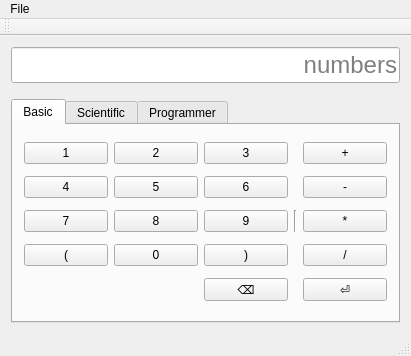
<?xml version="1.0" encoding="UTF-8"?>
<ui version="4.0">
 <class>calc</class>
 <widget class="QMainWindow" name="calc">
  <property name="geometry">
   <rect>
    <x>0</x>
    <y>0</y>
    <width>411</width>
    <height>356</height>
   </rect>
  </property>
  <property name="windowTitle">
   <string>calc</string>
  </property>
  <widget class="QWidget" name="centralWidget">
   <layout class="QHBoxLayout" name="horizontalLayout">
    <item>
     <layout class="QVBoxLayout" name="verticalLayout">
      <item>
       <widget class="QLineEdit" name="lineEdit">
        <property name="font">
         <font>
          <pointsize>18</pointsize>
          <italic>false</italic>
         </font>
        </property>
        <property name="layoutDirection">
         <enum>Qt::LeftToRight</enum>
        </property>
        <property name="alignment">
         <set>Qt::AlignRight|Qt::AlignTrailing|Qt::AlignVCenter</set>
        </property>
        <property name="placeholderText">
         <string>numbers</string>
        </property>
        <property name="clearButtonEnabled">
         <bool>false</bool>
        </property>
       </widget>
      </item>
      <item>
       <spacer name="verticalSpacer">
        <property name="orientation">
         <enum>Qt::Vertical</enum>
        </property>
        <property name="sizeType">
         <enum>QSizePolicy::Fixed</enum>
        </property>
        <property name="sizeHint" stdset="0">
         <size>
          <width>20</width>
          <height>10</height>
         </size>
        </property>
       </spacer>
      </item>
      <item>
       <widget class="QTabWidget" name="tabWidget">
        <property name="layoutDirection">
         <enum>Qt::LeftToRight</enum>
        </property>
        <property name="tabPosition">
         <enum>QTabWidget::North</enum>
        </property>
        <property name="tabShape">
         <enum>QTabWidget::Rounded</enum>
        </property>
        <property name="currentIndex">
         <number>0</number>
        </property>
        <property name="elideMode">
         <enum>Qt::ElideNone</enum>
        </property>
        <property name="tabsClosable">
         <bool>false</bool>
        </property>
        <property name="movable">
         <bool>false</bool>
        </property>
        <property name="tabBarAutoHide">
         <bool>false</bool>
        </property>
        <widget class="QWidget" name="tab">
         <attribute name="title">
          <string>Basic</string>
         </attribute>
         <layout class="QHBoxLayout" name="horizontalLayout_2">
          <item>
           <layout class="QGridLayout" name="gridLayout">
            <item row="4" column="0">
             <widget class="QPushButton" name="pushButton_n7">
              <property name="text">
               <string>7</string>
              </property>
             </widget>
            </item>
            <item row="4" column="2">
             <widget class="QPushButton" name="pushButton_n9">
              <property name="text">
               <string>9</string>
              </property>
             </widget>
            </item>
            <item row="5" column="0">
             <widget class="QPushButton" name="pushButton_open_paren">
              <property name="text">
               <string>(</string>
              </property>
             </widget>
            </item>
            <item row="1" column="2">
             <widget class="QPushButton" name="pushButton_n3">
              <property name="text">
               <string>3</string>
              </property>
             </widget>
            </item>
            <item row="6" column="4">
             <widget class="QPushButton" name="pushButton_enter">
              <property name="text">
               <string>⏎</string>
              </property>
             </widget>
            </item>
            <item row="3" column="2">
             <widget class="QPushButton" name="pushButton_n6">
              <property name="text">
               <string>6</string>
              </property>
             </widget>
            </item>
            <item row="3" column="0">
             <widget class="QPushButton" name="pushButton_n4">
              <property name="text">
               <string>4</string>
              </property>
             </widget>
            </item>
            <item row="1" column="1">
             <widget class="QPushButton" name="pushButton_n2">
              <property name="text">
               <string>2</string>
              </property>
             </widget>
            </item>
            <item row="4" column="4">
             <widget class="QPushButton" name="pushButton_multiply">
              <property name="text">
               <string>*</string>
              </property>
             </widget>
            </item>
            <item row="3" column="4">
             <widget class="QPushButton" name="pushButton_minus">
              <property name="text">
               <string>-</string>
              </property>
             </widget>
            </item>
            <item row="3" column="1">
             <widget class="QPushButton" name="pushButton_n5">
              <property name="text">
               <string>5</string>
              </property>
             </widget>
            </item>
            <item row="5" column="2">
             <widget class="QPushButton" name="pushButton_close_paren">
              <property name="text">
               <string>)</string>
              </property>
             </widget>
            </item>
            <item row="5" column="1">
             <widget class="QPushButton" name="pushButton_n0">
              <property name="text">
               <string>0</string>
              </property>
             </widget>
            </item>
            <item row="4" column="1">
             <widget class="QPushButton" name="pushButton_n8">
              <property name="text">
               <string>8</string>
              </property>
             </widget>
            </item>
            <item row="6" column="2">
             <widget class="QPushButton" name="pushButton_backspace">
              <property name="text">
               <string>⌫</string>
              </property>
             </widget>
            </item>
            <item row="1" column="0">
             <widget class="QPushButton" name="pushButton_n1">
              <property name="autoFillBackground">
               <bool>false</bool>
              </property>
              <property name="text">
               <string>1</string>
              </property>
              <property name="autoDefault">
               <bool>false</bool>
              </property>
              <property name="default">
               <bool>false</bool>
              </property>
              <property name="flat">
               <bool>false</bool>
              </property>
             </widget>
            </item>
            <item row="1" column="4">
             <widget class="QPushButton" name="pushButton_plus">
              <property name="text">
               <string>+</string>
              </property>
             </widget>
            </item>
            <item row="5" column="4">
             <widget class="QPushButton" name="pushButton_divide">
              <property name="text">
               <string>/</string>
              </property>
             </widget>
            </item>
            <item row="4" column="3">
             <widget class="Line" name="line">
              <property name="orientation">
               <enum>Qt::Vertical</enum>
              </property>
             </widget>
            </item>
           </layout>
          </item>
         </layout>
        </widget>
        <widget class="QWidget" name="tab_2">
         <property name="statusTip">
          <string/>
         </property>
         <property name="accessibleName">
          <string/>
         </property>
         <attribute name="title">
          <string>Scientific</string>
         </attribute>
         <layout class="QHBoxLayout" name="horizontalLayout_3">
          <item>
           <layout class="QGridLayout" name="gridLayout_2">
            <item row="3" column="3">
             <widget class="QPushButton" name="pushButton_33">
              <property name="text">
               <string>a</string>
              </property>
             </widget>
            </item>
            <item row="4" column="3">
             <widget class="QPushButton" name="pushButton_32">
              <property name="text">
               <string>b</string>
              </property>
             </widget>
            </item>
            <item row="3" column="2">
             <widget class="QPushButton" name="pushButton_34">
              <property name="text">
               <string>k</string>
              </property>
             </widget>
            </item>
            <item row="3" column="1">
             <widget class="QPushButton" name="pushButton_36">
              <property name="text">
               <string>e</string>
              </property>
             </widget>
            </item>
            <item row="2" column="2">
             <widget class="QPushButton" name="pushButton_29">
              <property name="text">
               <string>logn</string>
              </property>
             </widget>
            </item>
            <item row="1" column="3">
             <widget class="QPushButton" name="pushButton_28">
              <property name="text">
               <string>tau</string>
              </property>
             </widget>
            </item>
            <item row="1" column="1">
             <widget class="QPushButton" name="pushButton_23">
              <property name="text">
               <string>acos</string>
              </property>
             </widget>
            </item>
            <item row="0" column="1">
             <widget class="QPushButton" name="pushButton_22">
              <property name="text">
               <string>cos</string>
              </property>
             </widget>
            </item>
            <item row="2" column="1">
             <widget class="QPushButton" name="pushButton_24">
              <property name="text">
               <string>exp</string>
              </property>
             </widget>
            </item>
            <item row="0" column="0">
             <widget class="QPushButton" name="pushButton_19">
              <property name="text">
               <string>sin</string>
              </property>
             </widget>
            </item>
            <item row="1" column="0">
             <widget class="QPushButton" name="pushButton_20">
              <property name="text">
               <string>asin</string>
              </property>
             </widget>
            </item>
            <item row="2" column="0">
             <widget class="QPushButton" name="pushButton_21">
              <property name="text">
               <string>sqrt</string>
              </property>
             </widget>
            </item>
            <item row="1" column="2">
             <widget class="QPushButton" name="pushButton_27">
              <property name="text">
               <string>atan</string>
              </property>
             </widget>
            </item>
            <item row="0" column="2">
             <widget class="QPushButton" name="pushButton_25">
              <property name="text">
               <string>tan</string>
              </property>
             </widget>
            </item>
            <item row="0" column="3">
             <widget class="QPushButton" name="pushButton_26">
              <property name="text">
               <string>pi</string>
              </property>
             </widget>
            </item>
            <item row="3" column="0">
             <widget class="QPushButton" name="pushButton_35">
              <property name="text">
               <string>d</string>
              </property>
             </widget>
            </item>
            <item row="2" column="3">
             <widget class="QPushButton" name="pushButton_30">
              <property name="text">
               <string>log10</string>
              </property>
             </widget>
            </item>
            <item row="4" column="2">
             <widget class="QPushButton" name="pushButton_31">
              <property name="text">
               <string>c</string>
              </property>
             </widget>
            </item>
           </layout>
          </item>
         </layout>
        </widget>
        <widget class="QWidget" name="tab_3">
         <attribute name="title">
          <string>Programmer</string>
         </attribute>
         <layout class="QHBoxLayout" name="horizontalLayout_4">
          <item>
           <layout class="QGridLayout" name="gridLayout_3">
            <item row="3" column="1">
             <widget class="QPushButton" name="pushButton_48">
              <property name="text">
               <string>0</string>
              </property>
             </widget>
            </item>
            <item row="1" column="2">
             <widget class="QPushButton" name="pushButton_17">
              <property name="text">
               <string>logic. xor</string>
              </property>
             </widget>
            </item>
            <item row="2" column="2">
             <widget class="QPushButton" name="pushButton_38">
              <property name="text">
               <string>g</string>
              </property>
             </widget>
            </item>
            <item row="1" column="0">
             <widget class="QPushButton" name="pushButton_41">
              <property name="text">
               <string>logic. and</string>
              </property>
             </widget>
            </item>
            <item row="2" column="0">
             <widget class="QPushButton" name="pushButton_42">
              <property name="text">
               <string>log2</string>
              </property>
             </widget>
            </item>
            <item row="2" column="1">
             <widget class="QPushButton" name="pushButton_44">
              <property name="text">
               <string>log16</string>
              </property>
             </widget>
            </item>
            <item row="1" column="1">
             <widget class="QPushButton" name="pushButton_43">
              <property name="text">
               <string>logic. or</string>
              </property>
             </widget>
            </item>
            <item row="0" column="0">
             <widget class="QPushButton" name="pushButton_40">
              <property name="text">
               <string>bit. and</string>
              </property>
             </widget>
            </item>
            <item row="0" column="1">
             <widget class="QPushButton" name="pushButton_39">
              <property name="text">
               <string>bit. or</string>
              </property>
             </widget>
            </item>
            <item row="0" column="2">
             <widget class="QPushButton" name="pushButton_37">
              <property name="text">
               <string>bit. xor</string>
              </property>
              <property name="autoDefault">
               <bool>false</bool>
              </property>
              <property name="default">
               <bool>false</bool>
              </property>
              <property name="flat">
               <bool>false</bool>
              </property>
             </widget>
            </item>
            <item row="4" column="1">
             <widget class="QPushButton" name="pushButton_49">
              <property name="text">
               <string>1</string>
              </property>
             </widget>
            </item>
            <item row="3" column="2">
             <widget class="QPushButton" name="pushButton_46">
              <property name="text">
               <string>k</string>
              </property>
             </widget>
            </item>
            <item row="0" column="3">
             <widget class="QPushButton" name="pushButton_47">
              <property name="text">
               <string/>
              </property>
             </widget>
            </item>
           </layout>
          </item>
         </layout>
        </widget>
       </widget>
      </item>
     </layout>
    </item>
   </layout>
  </widget>
  <widget class="QMenuBar" name="menuBar">
   <property name="geometry">
    <rect>
     <x>0</x>
     <y>0</y>
     <width>411</width>
     <height>25</height>
    </rect>
   </property>
   <widget class="QMenu" name="menuFile">
    <property name="title">
     <string>File</string>
    </property>
    <addaction name="actionQuit"/>
   </widget>
   <addaction name="menuFile"/>
  </widget>
  <widget class="QToolBar" name="mainToolBar">
   <attribute name="toolBarArea">
    <enum>TopToolBarArea</enum>
   </attribute>
   <attribute name="toolBarBreak">
    <bool>false</bool>
   </attribute>
  </widget>
  <widget class="QStatusBar" name="statusBar"/>
  <action name="actionQuit">
   <property name="text">
    <string>Exit</string>
   </property>
  </action>
 </widget>
 <layoutdefault spacing="6" margin="11"/>
 <resources/>
 <connections/>
</ui>
